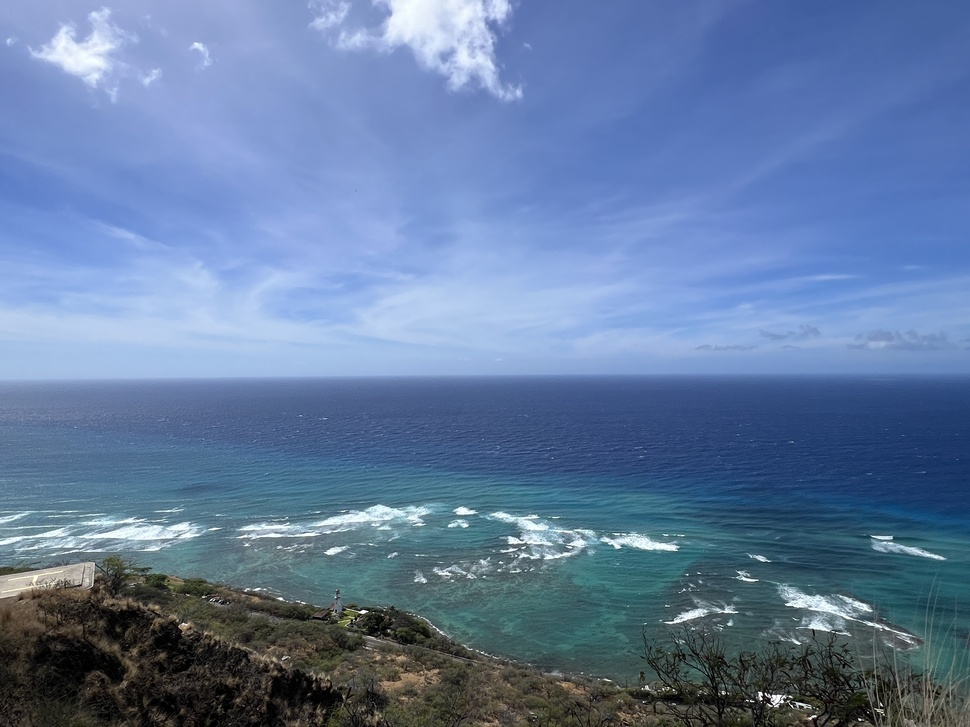
#> input picture Photos/hawaii.JPG, 970 x 727 px, shrunk from 4032 x 3024 before the run, found by its file name
$ python split_merge.py
#> lines starting #> are read from the running program, lines starting #| are printed output that depends on the picture
import cv2 as cv
import numpy as np

img = cv.imread('Photos/Hawaii.jpg')
#> img is the input picture: shape (727, 970, 3); mean B, G, R 159.9, 123.3, 98.6
cv.imshow('Hawaii', img)

blank = np.zeros(img.shape[:2], dtype = 'uint8')

b,g,r = cv.split(img)
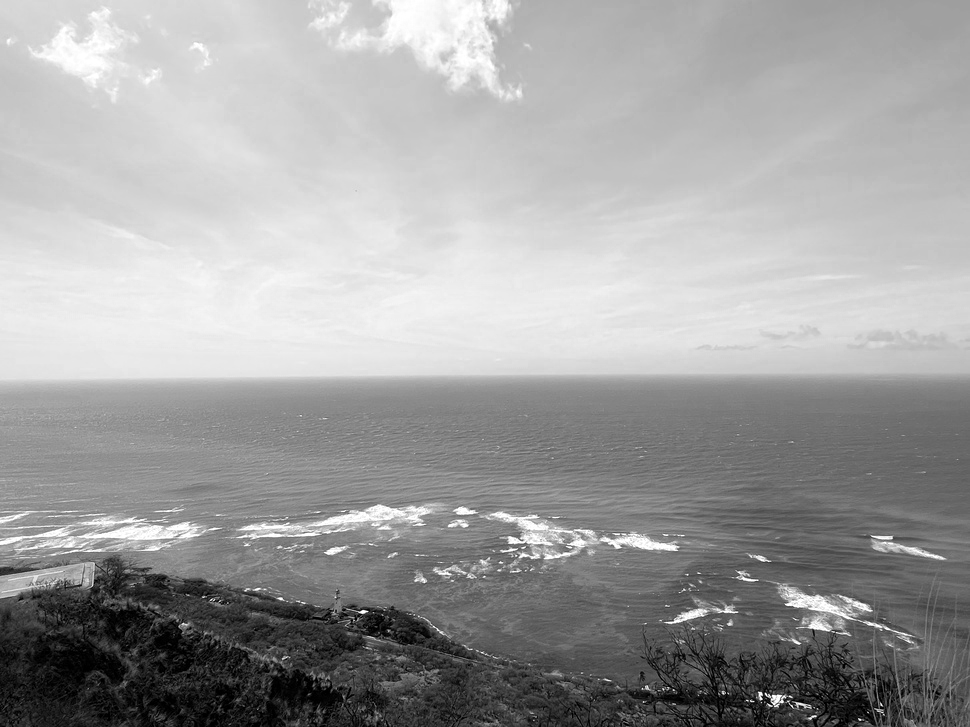
#> b: shape (727, 970); min 0, max 255, mean 159.9
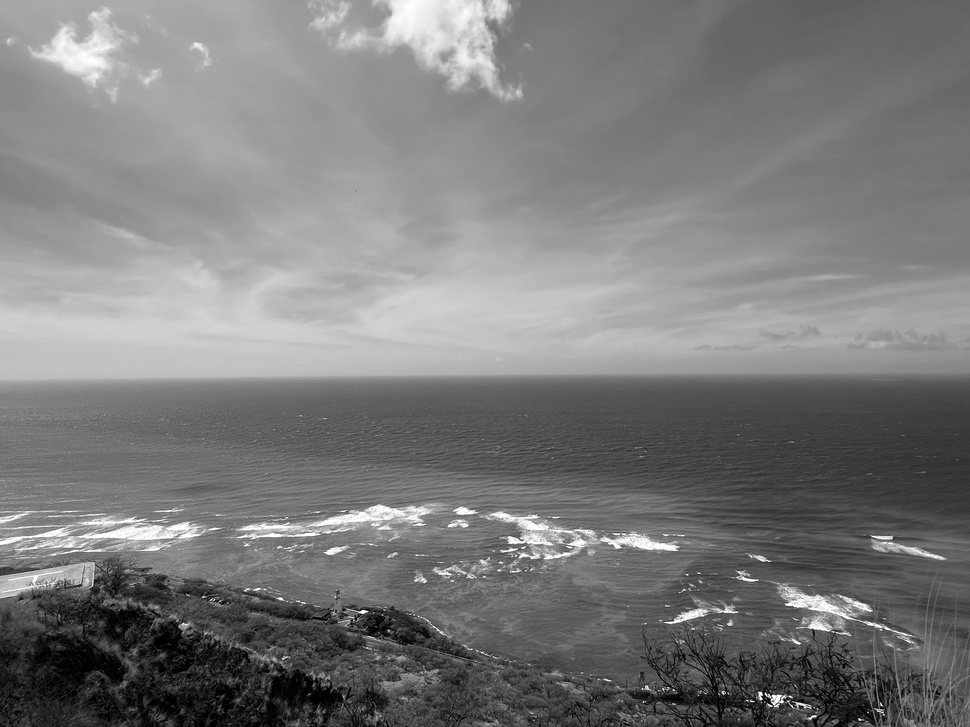
#> g: shape (727, 970); min 0, max 255, mean 123.3
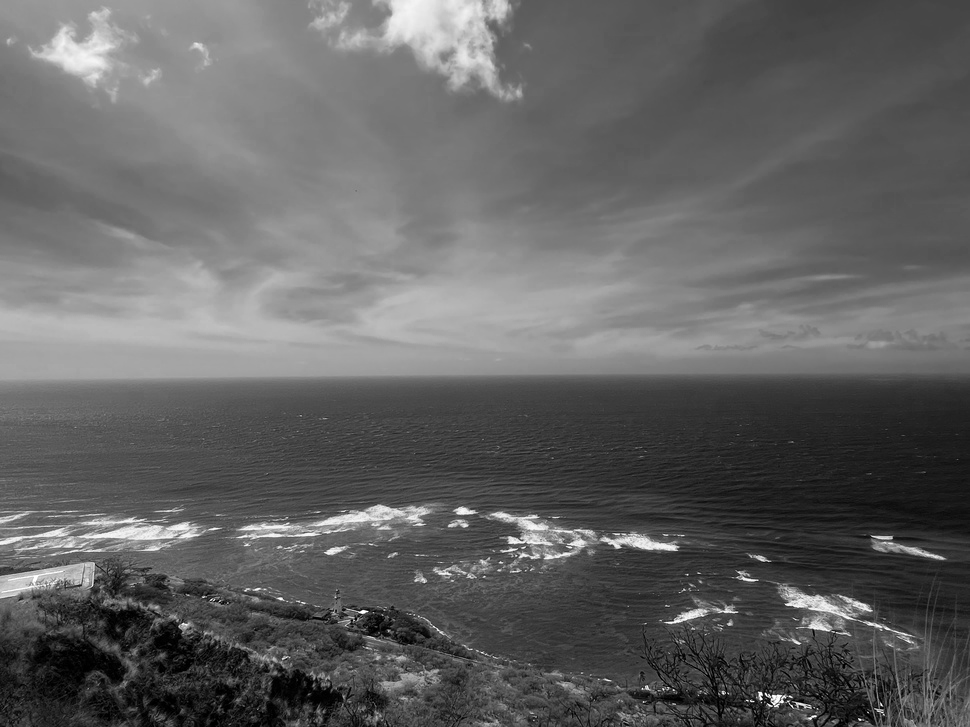
#> r: shape (727, 970); min 0, max 255, mean 98.6

cv.imshow('Blue', b)
cv.imshow('Green', g)
cv.imshow('Red', r)

print(img.shape)
#| (727, 970, 3)
print(b.shape)
#| (727, 970)
print(g.shape)
#| (727, 970)
print(r.shape)
#| (727, 970)

merged = cv.merge([b,g,r])
cv.imshow('merged image', merged)

# To see actual color
blue = cv.merge([b, blank, blank])
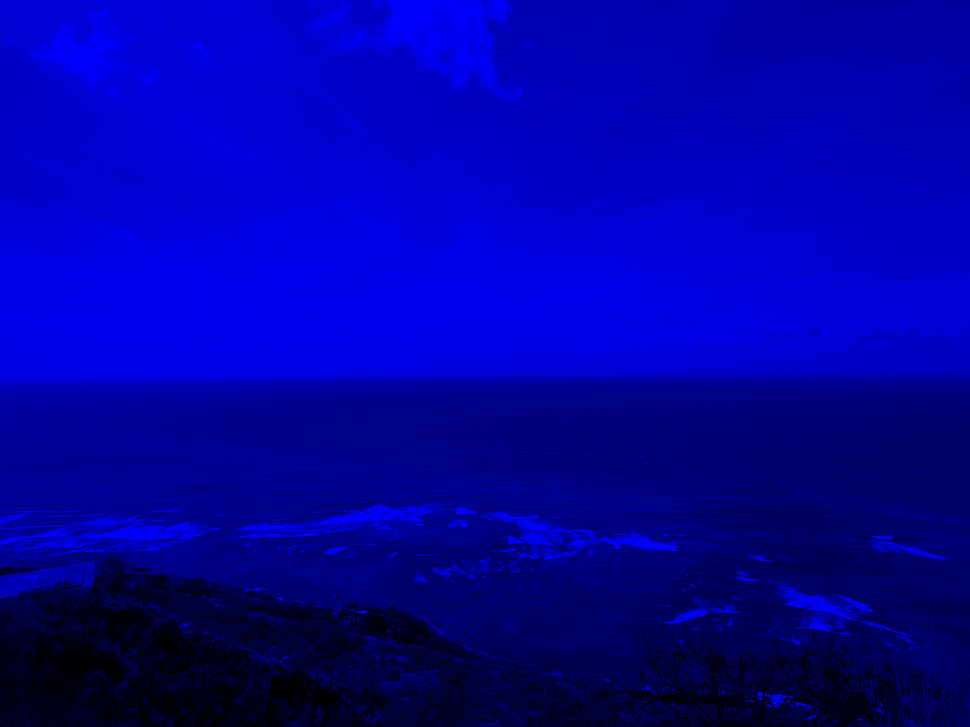
#> blue: shape (727, 970, 3); mean of channels 0, 1, 2 159.9, 0, 0; drawn as B, G, R
green = cv.merge([blank, g, blank])
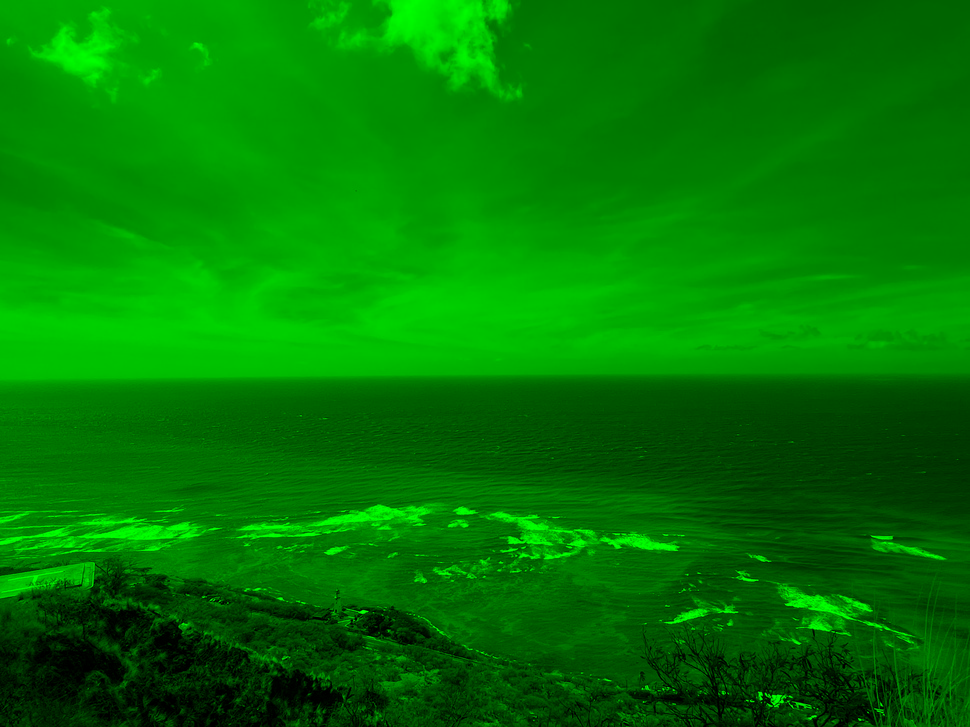
#> green: shape (727, 970, 3); mean of channels 0, 1, 2 0, 123.3, 0; drawn as B, G, R
red = cv.merge([blank, blank, r])
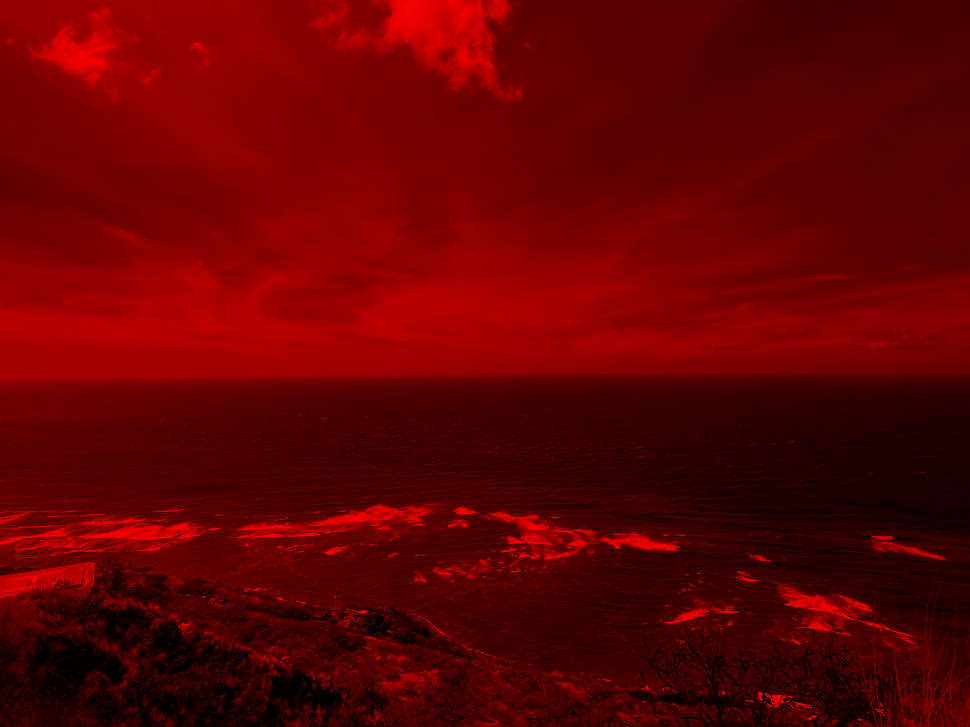
#> red: shape (727, 970, 3); mean of channels 0, 1, 2 0, 0, 98.6; drawn as B, G, R

cv.imshow('Blue', blue)
cv.imshow('Green', green)
cv.imshow('Red', red)


cv.waitKey(0)

$ run again, with Photos/apple.webp saved as Photos/hawaii.JPG
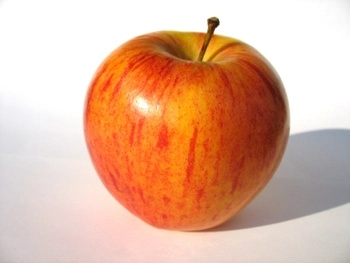
#> input picture Photos/apple.webp, 350 x 263 px, found by its file name
#> img is the input picture: shape (263, 350, 3); mean B, G, R 155.6, 179.7, 224.6
#| (263, 350, 3)
#| (263, 350)
#| (263, 350)
#| (263, 350)
#> `green = cv.merge([blank, g, blank])`:
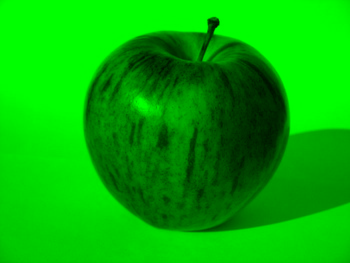
#> green: shape (263, 350, 3); mean of channels 0, 1, 2 0, 179.7, 0; drawn as B, G, R
#> `red = cv.merge([blank, blank, r])`:
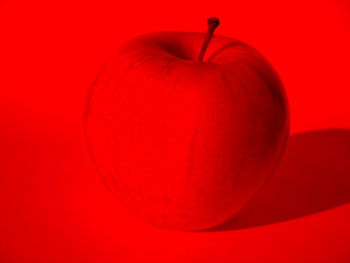
#> red: shape (263, 350, 3); mean of channels 0, 1, 2 0, 0, 224.6; drawn as B, G, R

$ run again, with Photos/ellie1.jpeg copied over Photos/hawaii.JPG
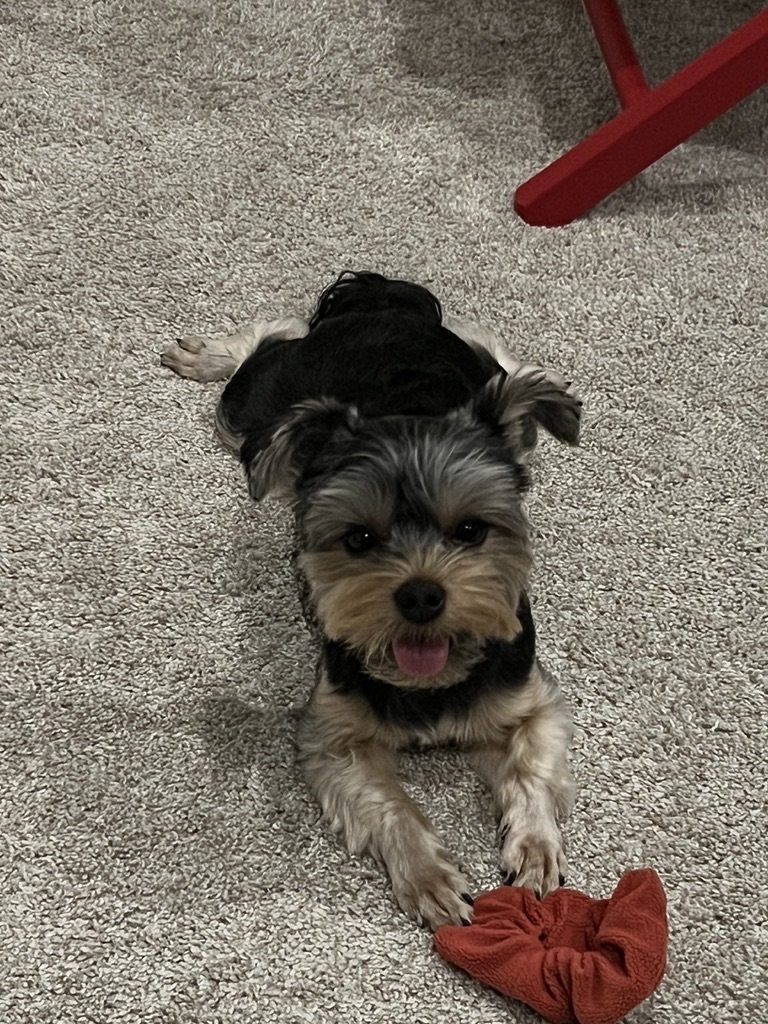
#> input picture Photos/ellie1.jpeg, 768 x 1024 px, found by its file name
#> img is the input picture: shape (1024, 768, 3); mean B, G, R 107, 117.5, 126.1
#| (1024, 768, 3)
#| (1024, 768)
#| (1024, 768)
#| (1024, 768)
#> `green = cv.merge([blank, g, blank])`:
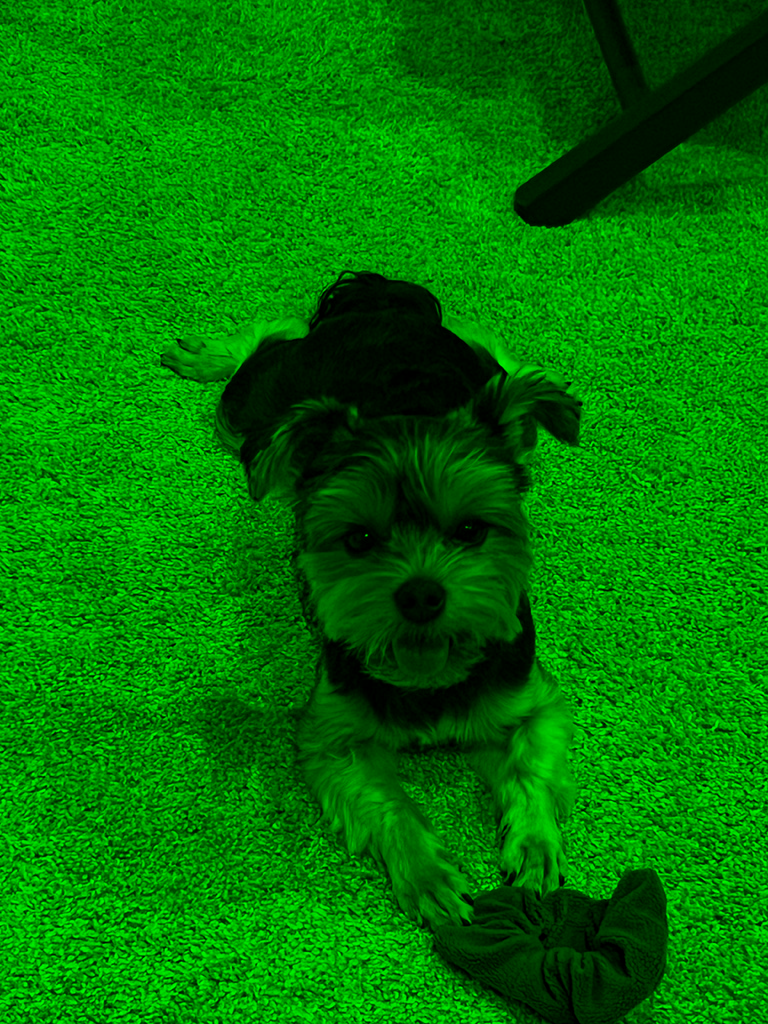
#> green: shape (1024, 768, 3); mean of channels 0, 1, 2 0, 117.5, 0; drawn as B, G, R
#> `red = cv.merge([blank, blank, r])`:
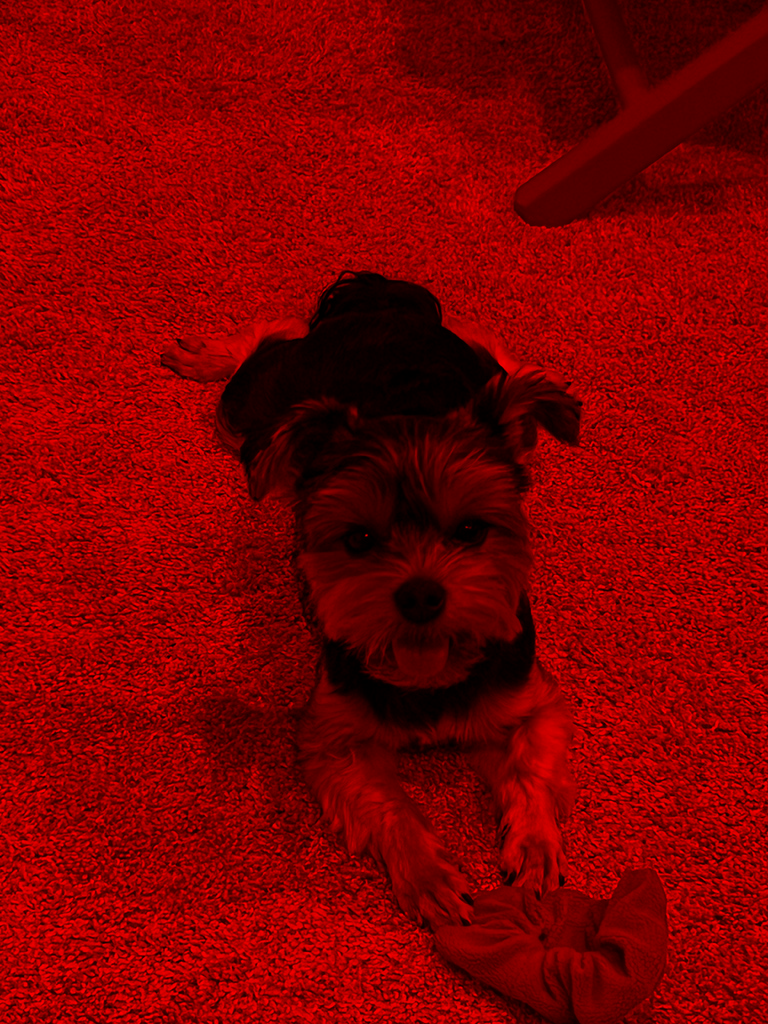
#> red: shape (1024, 768, 3); mean of channels 0, 1, 2 0, 0, 126.1; drawn as B, G, R
